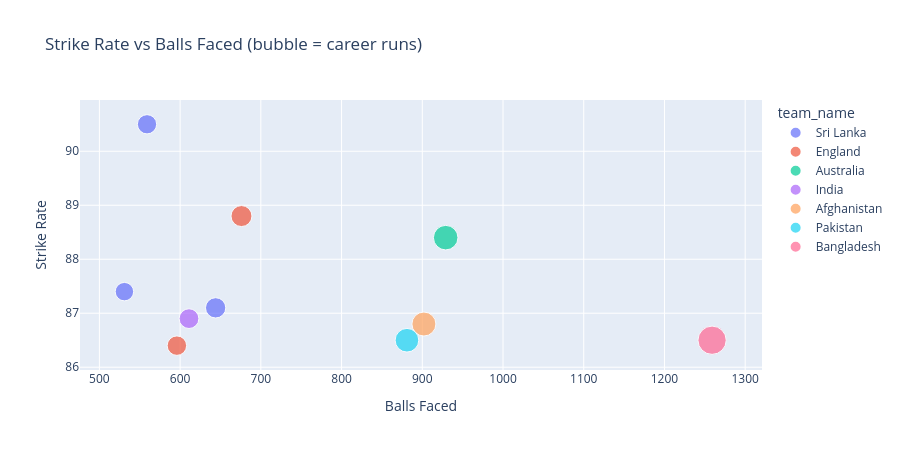

The notebook cell this image was saved under:
### Code cell
fig = px.scatter(q7, x="balls", y="career_strike_rate", size="runs", color="team_name",
                  hover_name="player_name", title="Strike Rate vs Balls Faced (bubble = career runs)",
                  labels={"balls":"Balls Faced","career_strike_rate":"Strike Rate"})
fig.update_layout(height=450)
fig.show()

### Figure 1 — Plotly figure (JSON) as saved in the notebook; plotly's stock layout.template omitted (floating-point values rounded to 4 significant figures)
{"data": [{"hovertemplate": "<b>%{hovertext}</b><br><br>team_name=Sri Lanka<br>Balls Faced=%{x}<br>Strike Rate=%{y}<br>runs=%{marker.size}<extra></extra>", "hovertext": ["Shaheen Yadav", "Shakib Labuschagne", "Shaheen Al Hasan"], "legendgroup": "Sri Lanka", "marker": {"color": "#636efa", "size": [506, 464, 561], "sizemode": "area", "sizeref": 2.723, "symbol": "circle"}, "mode": "markers", "name": "Sri Lanka", "orientation": "v", "showlegend": true, "type": "scatter", "x": [559, 531, 644], "xaxis": "x", "y": [90.5, 87.4, 87.1], "yaxis": "y"}, {"hovertemplate": "<b>%{hovertext}</b><br><br>team_name=England<br>Balls Faced=%{x}<br>Strike Rate=%{y}<br>runs=%{marker.size}<extra></extra>", "hovertext": ["Quinton Buttler", "Pat van der Dussen"], "legendgroup": "England", "marker": {"color": "#EF553B", "size": [600, 515], "sizemode": "area", "sizeref": 2.723, "symbol": "circle"}, "mode": "markers", "name": "England", "orientation": "v", "showlegend": true, "type": "scatter", "x": [676, 596], "xaxis": "x", "y": [88.8, 86.4], "yaxis": "y"}, {"hovertemplate": "<b>%{hovertext}</b><br><br>team_name=Australia<br>Balls Faced=%{x}<br>Strike Rate=%{y}<br>runs=%{marker.size}<extra></extra>", "hovertext": ["Shakib Rabada"], "legendgroup": "Australia", "marker": {"color": "#00cc96", "size": [821], "sizemode": "area", "sizeref": 2.723, "symbol": "circle"}, "mode": "markers", "name": "Australia", "orientation": "v", "showlegend": true, "type": "scatter", "x": [929], "xaxis": "x", "y": [88.4], "yaxis": "y"}, {"hovertemplate": "<b>%{hovertext}</b><br><br>team_name=India<br>Balls Faced=%{x}<br>Strike Rate=%{y}<br>runs=%{marker.size}<extra></extra>", "hovertext": ["Kane Conway"], "legendgroup": "India", "marker": {"color": "#ab63fa", "size": [531], "sizemode": "area", "sizeref": 2.723, "symbol": "circle"}, "mode": "markers", "name": "India", "orientation": "v", "showlegend": true, "type": "scatter", "x": [611], "xaxis": "x", "y": [86.9], "yaxis": "y"}, {"hovertemplate": "<b>%{hovertext}</b><br><br>team_name=Afghanistan<br>Balls Faced=%{x}<br>Strike Rate=%{y}<br>runs=%{marker.size}<extra></extra>", "hovertext": ["Suryakumar Cummins"], "legendgroup": "Afghanistan", "marker": {"color": "#FFA15A", "size": [783], "sizemode": "area", "sizeref": 2.723, "symbol": "circle"}, "mode": "markers", "name": "Afghanistan", "orientation": "v", "showlegend": true, "type": "scatter", "x": [902], "xaxis": "x", "y": [86.8], "yaxis": "y"}, {"hovertemplate": "<b>%{hovertext}</b><br><br>team_name=Pakistan<br>Balls Faced=%{x}<br>Strike Rate=%{y}<br>runs=%{marker.size}<extra></extra>", "hovertext": ["Hardik van der Dussen"], "legendgroup": "Pakistan", "marker": {"color": "#19d3f3", "size": [762], "sizemode": "area", "sizeref": 2.723, "symbol": "circle"}, "mode": "markers", "name": "Pakistan", "orientation": "v", "showlegend": true, "type": "scatter", "x": [881], "xaxis": "x", "y": [86.5], "yaxis": "y"}, {"hovertemplate": "<b>%{hovertext}</b><br><br>team_name=Bangladesh<br>Balls Faced=%{x}<br>Strike Rate=%{y}<br>runs=%{marker.size}<extra></extra>", "hovertext": ["Steve Afridi"], "legendgroup": "Bangladesh", "marker": {"color": "#FF6692", "size": [1089], "sizemode": "area", "sizeref": 2.723, "symbol": "circle"}, "mode": "markers", "name": "Bangladesh", "orientation": "v", "showlegend": true, "type": "scatter", "x": [1259], "xaxis": "x", "y": [86.5], "yaxis": "y"}], "layout": {"height": 450, "legend": {"itemsizing": "constant", "title": {"text": "team_name"}, "tracegroupgap": 0}, "title": {"text": "Strike Rate vs Balls Faced (bubble = career runs)"}, "xaxis": {"anchor": "y", "domain": [0, 1], "title": {"text": "Balls Faced"}}, "yaxis": {"anchor": "x", "domain": [0, 1], "title": {"text": "Strike Rate"}}}}
